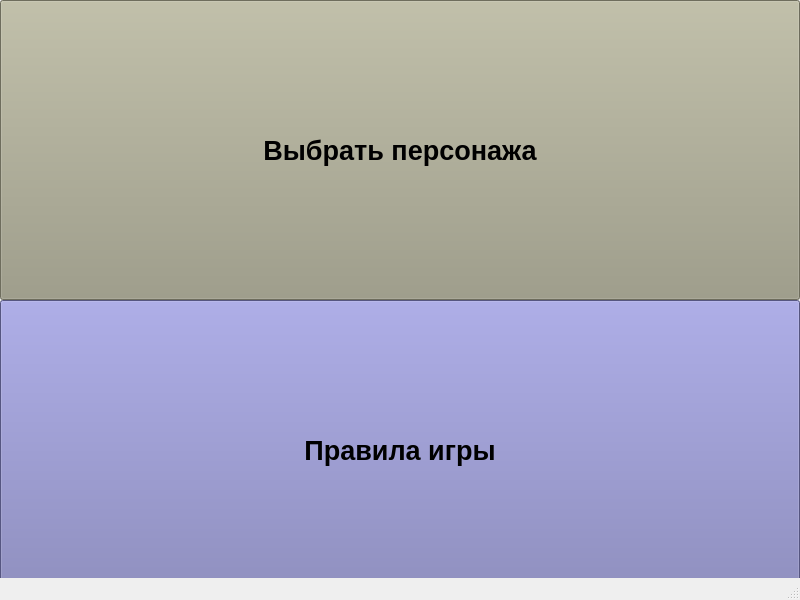
<?xml version="1.0" encoding="UTF-8"?>
<ui version="4.0">
 <class>MainWindow</class>
 <widget class="QMainWindow" name="MainWindow">
  <property name="geometry">
   <rect>
    <x>0</x>
    <y>0</y>
    <width>800</width>
    <height>600</height>
   </rect>
  </property>
  <property name="windowTitle">
   <string>MainWindow</string>
  </property>
  <widget class="QWidget" name="centralwidget">
   <widget class="QPushButton" name="pushButton">
    <property name="geometry">
     <rect>
      <x>0</x>
      <y>0</y>
      <width>800</width>
      <height>300</height>
     </rect>
    </property>
    <property name="font">
     <font>
      <pointsize>20</pointsize>
      <bold>true</bold>
     </font>
    </property>
    <property name="styleSheet">
     <string notr="true">background-color: rgb(154, 153, 130)</string>
    </property>
    <property name="text">
     <string>Выбрать персонажа</string>
    </property>
   </widget>
   <widget class="QPushButton" name="pushButton_2">
    <property name="geometry">
     <rect>
      <x>0</x>
      <y>300</y>
      <width>800</width>
      <height>300</height>
     </rect>
    </property>
    <property name="font">
     <font>
      <pointsize>20</pointsize>
      <bold>true</bold>
     </font>
    </property>
    <property name="styleSheet">
     <string notr="true">background-color: rgb(120, 120, 180)</string>
    </property>
    <property name="text">
     <string>Правила игры</string>
    </property>
   </widget>
  </widget>
  <widget class="QMenuBar" name="menubar">
   <property name="geometry">
    <rect>
     <x>0</x>
     <y>0</y>
     <width>800</width>
     <height>24</height>
    </rect>
   </property>
  </widget>
  <widget class="QStatusBar" name="statusbar"/>
 </widget>
 <resources/>
 <connections/>
</ui>
